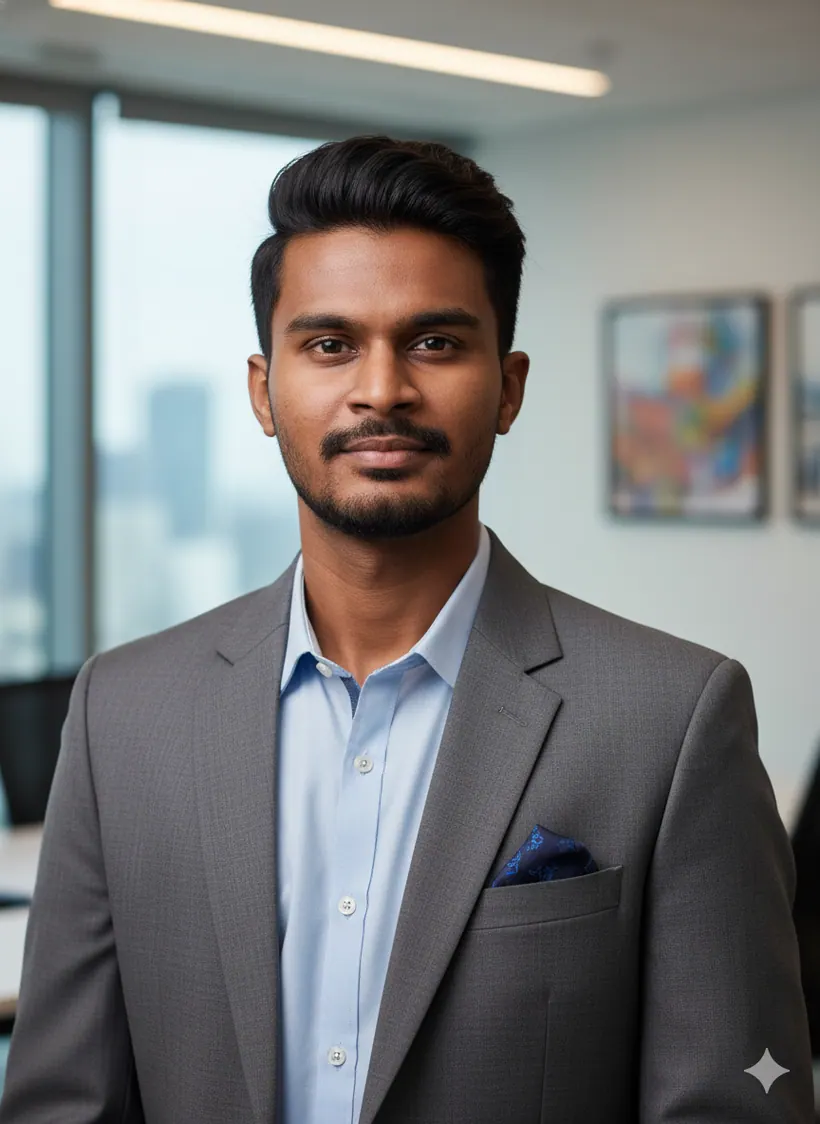
#> input picture portfolio-app/src/images/AI-Portrait1.webp, 820 x 1124 px
$ python -i convert_variants.py   (imports and definitions only)
#> lines starting #> are read from the running program, lines starting #| are printed output that depends on the picture; after the words box and inside, x2 and y2 are one past the last pixel; in counts of white or black regions, pixels touching at a corner belong together
#> further down, picture is the input picture: shape (1124, 820, 3); mean B, G, R 123.8, 123.7, 122.7
# One-shot idle-variant converter (idle-look, idle-stretch):
#  - matte fix: the bright-branch now requires lum > 175 (idle-look's lighter
#    floor sat under 175 and was being unioned into the character by the old
#    lum > 150 branch, keeping the whole background opaque)
#  - motion-energy windowing: instead of loop-similarity (which truncated the
#    stretch before the action), find the contiguous high-motion window (the
#    actual head-turn / stretch), pad it, export as a PLAY-ONCE (loop=1)
#    animation with no crossfade tail (no loop = no seam = no ghosting)
import os
import numpy as np
import cv2
from PIL import Image

# SRCDIR: where the raw AI-generated .mp4 clips live (adjust per batch).
# OUTDIR: staging output — inspect the -preview.png strips, THEN manually copy
# good .webp files into public/assets/mascot/ (these already carry the
# mascot-<state>-anim.webp naming).
SRCDIR = r"C:/Users/honey/Downloads/Telegram Desktop/Mascot frames"
OUTDIR = os.path.join(os.path.dirname(os.path.abspath(__file__)), "out", "webp-oneshots")
# [1 line not run here, left out]

DIST_T = 38
MARGIN = 0.06
TARGET_H = 360
FPS_OUT = 12

def matte_frame(frame):
    h, w = frame.shape[:2]
    f = frame.astype(np.int16)
    m = int(w * MARGIN)
    strips = np.concatenate([f[:, :m], f[:, -m:]], axis=1)
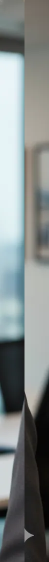
#> strips: shape (1124, 98, 3) int16 (shown at 1/2 size); mean B, G, R 133.4, 134.2, 127.8
    row_bg = np.median(strips, axis=1)
#> row_bg = 1124 rows, first 8: [103, 112.5, 116.5], [103, 112.5, 116.5], [104.5, 112.5, 116.5], [105, 112.5, 116.5], [106.5, 114, 117.5], [106.5, 114, 117.5], [108.5, 115, 118.5], [108.5, 115, 118.5]
    dist = np.abs(f - row_bg[:, None, :]).max(axis=2)
    hsv = cv2.cvtColor(frame, cv2.COLOR_BGR2HSV)
#> hsv: shape (1124, 820, 3); mean H, S, V 78.4, 34.7, 132.1
    sat = hsv[..., 1].astype(np.int16)
    lum = hsv[..., 2].astype(np.int16)
    fg = ((dist > DIST_T) | (sat > 130) | (lum > 175)).astype(np.uint8)
#> fg: shape (1124, 820); values 0 (black) and 1 (white), 61.6% white; 633 black regions (593 under 20 px), largest, box (x1, y1, x2, y2) and area: (368, 673, 820, 1124) 131483, (0, 0, 820, 539) 129679, (0, 676, 297, 1124) 82593
    fg = cv2.morphologyEx(fg, cv2.MORPH_CLOSE, np.ones((7, 7), np.uint8))
#> fg: shape (1124, 820); values 0 (black) and 1 (white), 63.9% white; 33 black regions, largest, box (x1, y1, x2, y2) and area: (0, 0, 820, 539) 125191, (371, 820, 820, 1124) 88352, (0, 824, 286, 1124) 57544
    fg = cv2.morphologyEx(fg, cv2.MORPH_OPEN, np.ones((3, 3), np.uint8))
#> fg: shape (1124, 820); values 0 (black) and 1 (white), 63.8% white; 27 black regions, largest, box (x1, y1, x2, y2) and area: (0, 0, 820, 539) 125288, (368, 820, 820, 1124) 90120, (0, 824, 286, 1124) 57982
    n, labels, stats, _ = cv2.connectedComponentsWithStats(fg, 8)
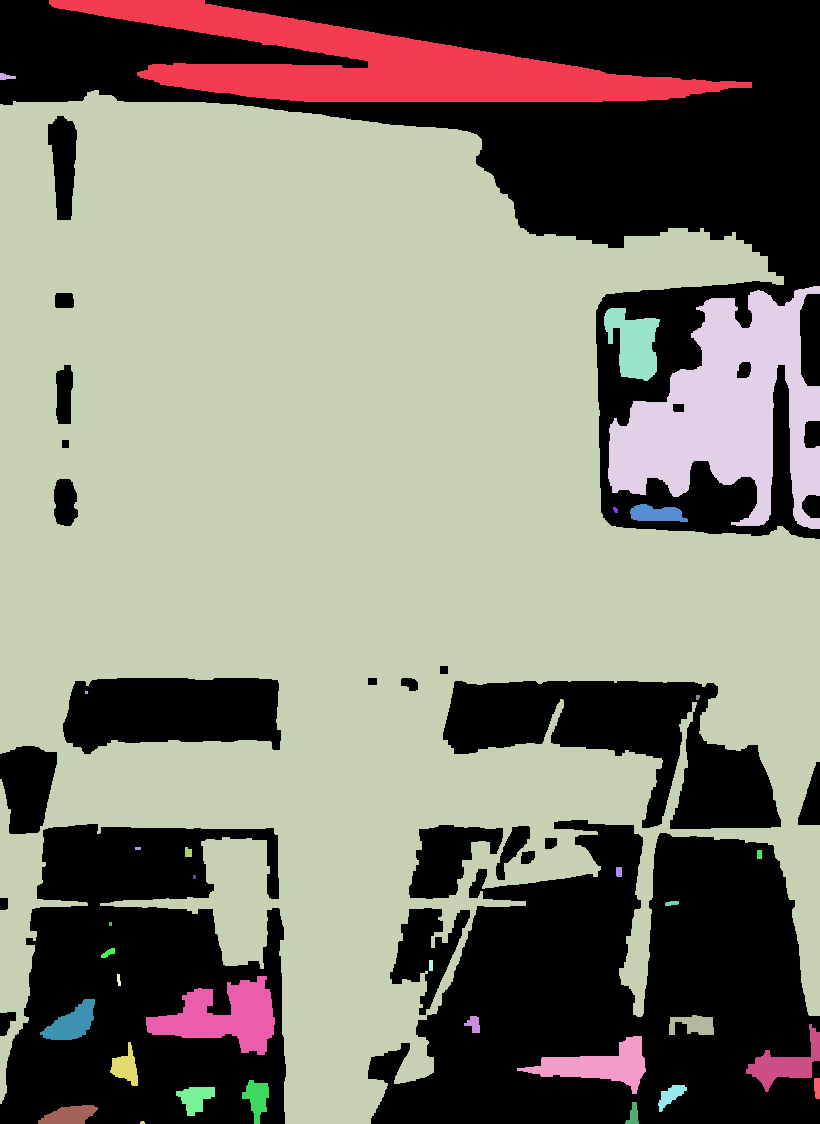
#> labels: shape (1124, 820) int32; 34 distinct labels, from 0 to 33; one colour per label, 0 black
#> n = 34; stats = 34 rows, first 6: [0, 0, 820, 1124, 333484], [49, 0, 703, 102, 29461], [0, 73, 16, 7, 74], [0, 90, 820, 1034, 512033], [608, 286, 212, 243, 27352], [604, 308, 56, 73, 2580]
    if n > 1:
        areas = stats[1:, cv2.CC_STAT_AREA]
#> areas = 33 values, max 512033 at index 2, min 9 at index 7, mean 17824.1
        biggest = areas.max()
#> biggest = 512033
        keep = np.zeros_like(fg)
        for i in range(1, n):
            if stats[i, cv2.CC_STAT_AREA] > biggest * 0.05:
                keep[labels == i] = 1
#> keep: shape (1124, 820); values 0 (black) and 1 (white), 61.7% white; 27 black regions, largest, box (x1, y1, x2, y2) and area: (0, 0, 820, 539) 128703, (368, 820, 820, 1124) 96458, (0, 824, 286, 1124) 67508
        fg = keep
    inv = 1 - fg
    ff = inv.copy()
    mask = np.zeros((h + 2, w + 2), np.uint8)
    cv2.floodFill(ff, mask, (0, 0), 0)
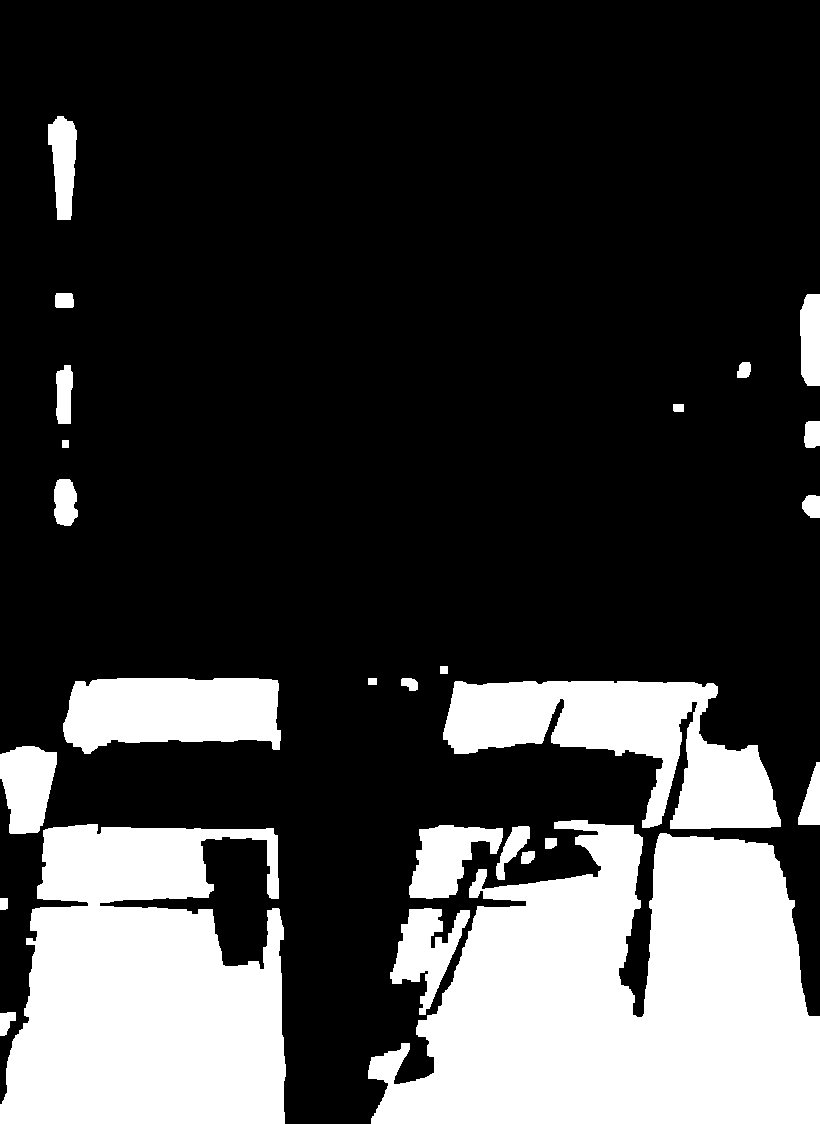
#> ff: shape (1124, 820); values 0 (black) and 1 (white), 24.3% white; 26 white regions, largest, box (x1, y1, x2, y2) and area: (368, 820, 820, 1124) 96458, (0, 824, 286, 1124) 67508, (443, 681, 781, 829) 25351
    fg = fg | ff
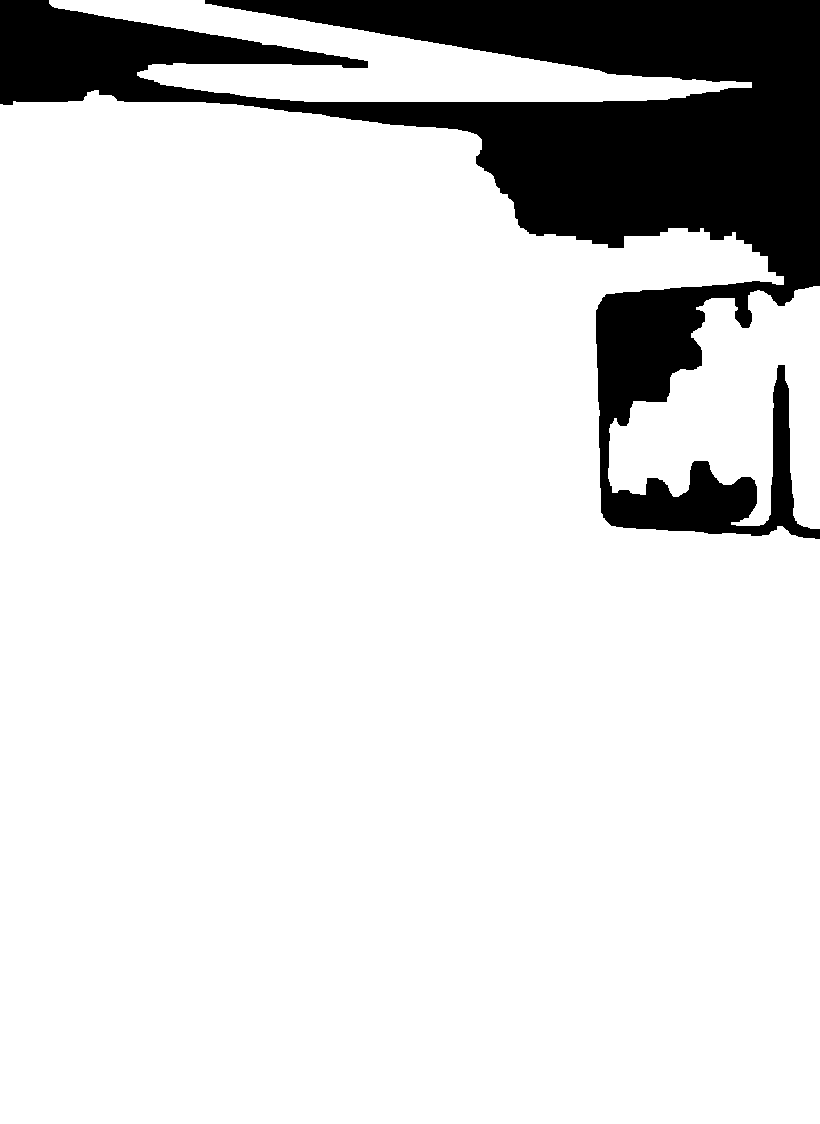
#> fg: shape (1124, 820); values 0 (black) and 1 (white), 86% white; 1 black region, box (x1, y1, x2, y2) and area: (0, 0, 820, 539) 128703
    return cv2.GaussianBlur(fg * 255, (3, 3), 0)

# [78 lines left out: functions action_window, convert_oneshot, not called in this run]

# [3 lines not run here, left out]

>>> import cv2
>>> picture = cv2.imread('../src/images/AI-Portrait1.webp')
>>> result = matte_frame(picture)

$ run again, on portfolio-app/src/images/AI-Portrait2.webp
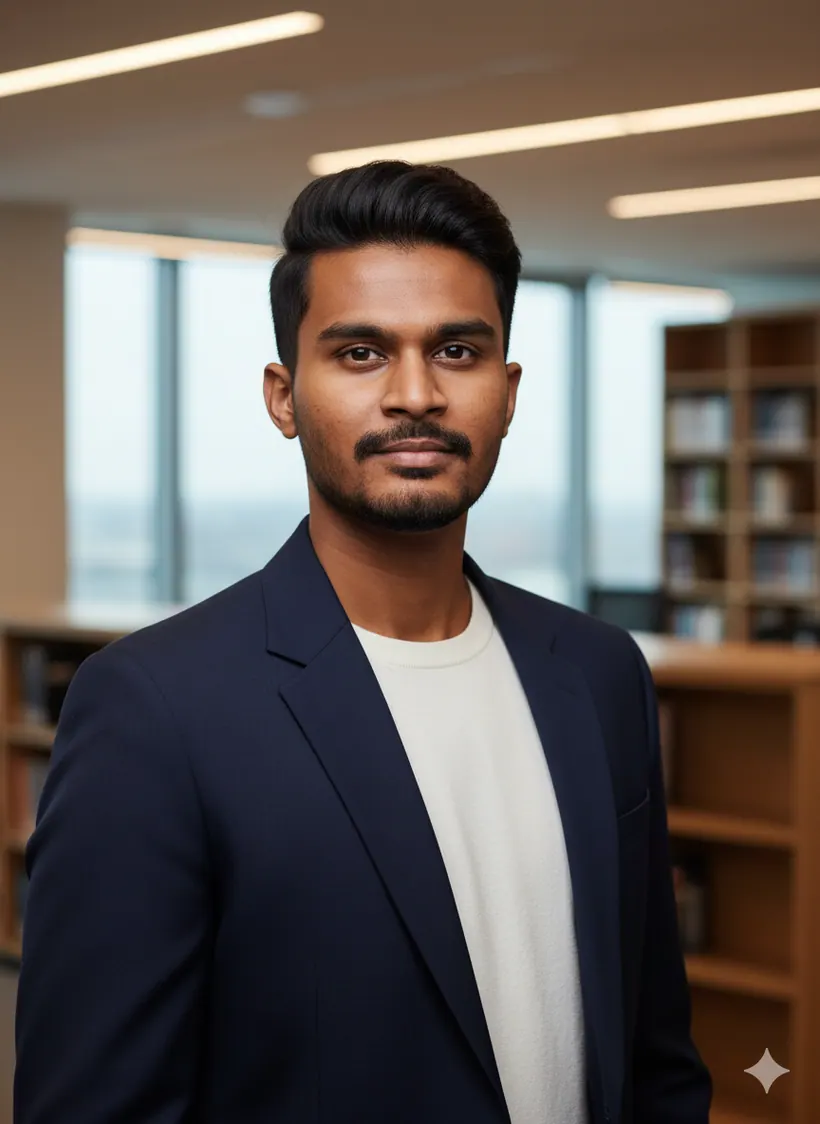
#> input picture portfolio-app/src/images/AI-Portrait2.webp, 820 x 1124 px
#> picture is the input picture: shape (1124, 820, 3); mean B, G, R 89.4, 94.4, 103.2
#> row_bg = 1124 rows, first 8: [51, 67, 92.5], [51, 67, 92.5], [51, 67, 92.5], [51, 67, 92.5], [52, 68, 93], [52, 68, 93], [52, 68, 93], [52, 68, 93]
#> hsv: shape (1124, 820, 3); mean H, S, V 58.7, 89.6, 110.9
#> labels: shape (1124, 820) int32; 9 distinct labels, from 0 to 8
#> n = 9; stats = [[0, 0, 820, 1032, 203558], [0, 11, 820, 1113, 717608], [785, 431, 9, 12, 96], [767, 504, 5, 5, 25], [0, 538, 16, 3, 48], [793, 572, 15, 17, 198], [797, 637, 16, 6, 93], [178, 860, 4, 6, 22], [372, 862, 6, 9, 32]]
#> areas = [717608, 96, 25, 48, 198, 93, 22, 32]
#> biggest = 717608
#> inv: shape (1124, 820); values 0 (black) and 1 (white), 22.1% white; 47 white regions, largest, box (x1, y1, x2, y2) and area: (0, 0, 820, 74) 53898, (0, 196, 295, 642) 30612, (0, 108, 601, 182) 29853
#> in matte_frame, `cv2.floodFill(ff, mask, (0, 0), 0)`:
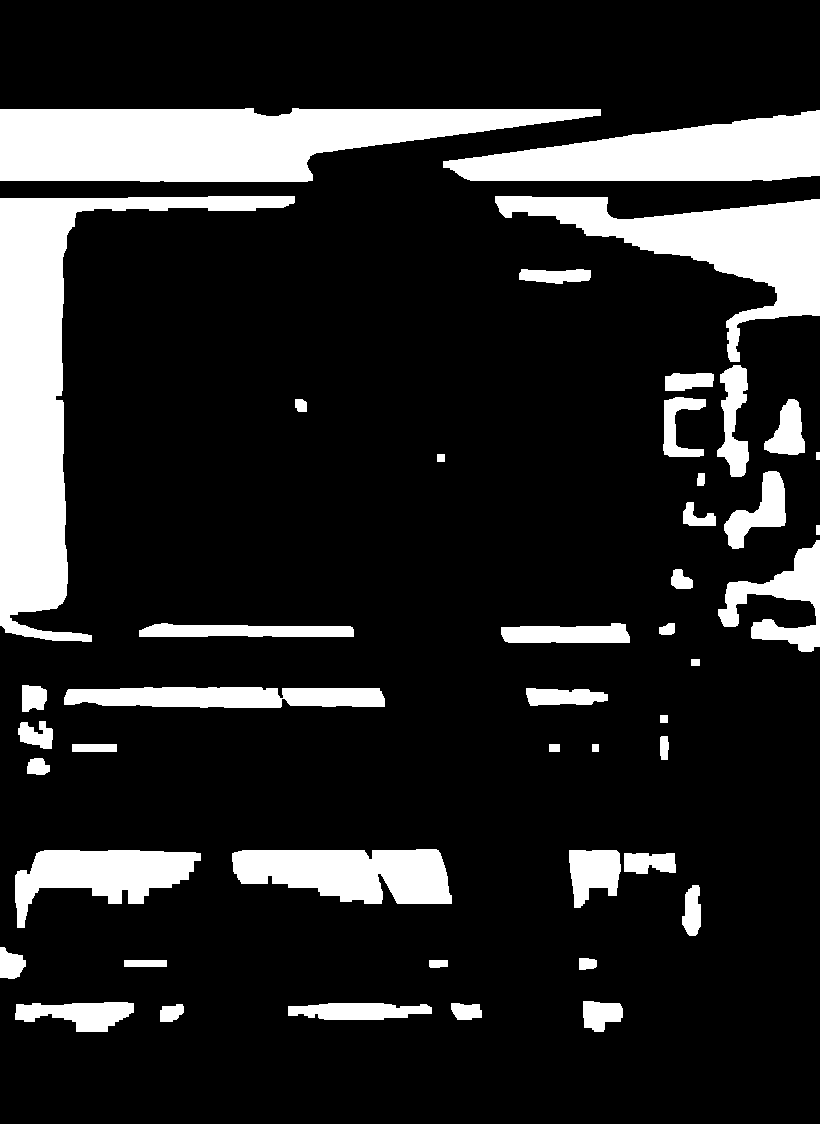
#> ff: shape (1124, 820); values 0 (black) and 1 (white), 16.3% white; 46 white regions, largest, box (x1, y1, x2, y2) and area: (0, 196, 295, 642) 30612, (0, 108, 601, 182) 29853, (495, 196, 820, 362) 17039
#> in matte_frame, `fg = fg | ff`:
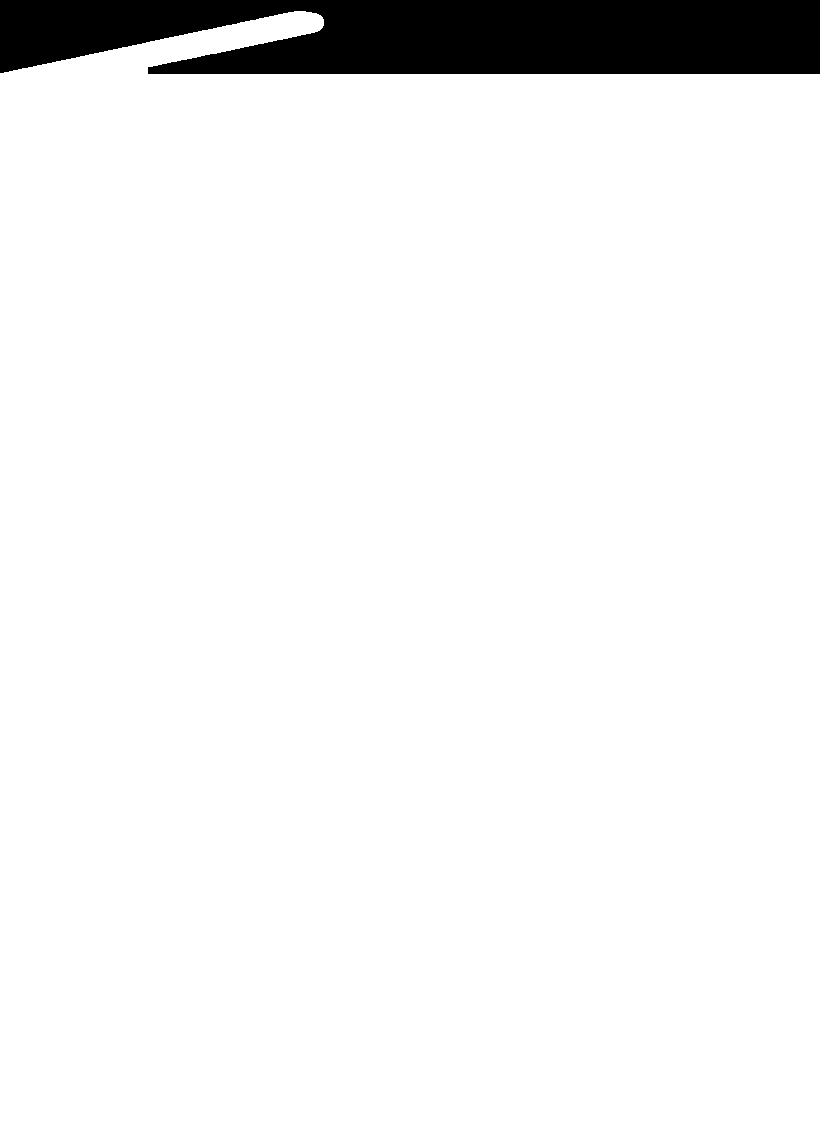
#> fg: shape (1124, 820); values 0 (black) and 1 (white), 94.2% white; 1 black region, box (x1, y1, x2, y2) and area: (0, 0, 820, 74) 53898
